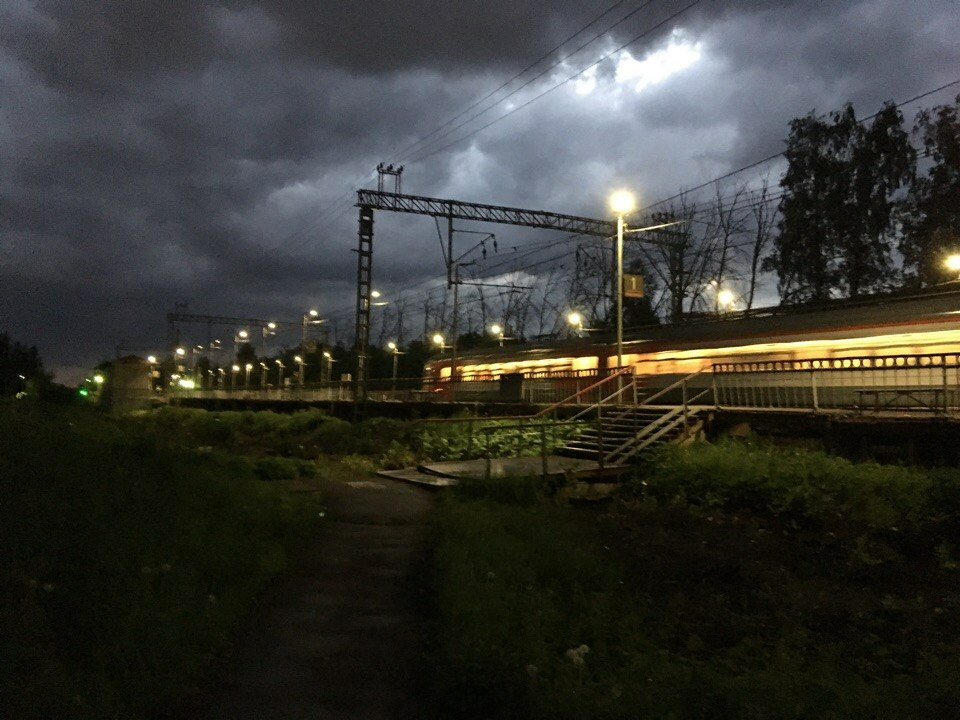
#> input picture DigitalWatermaking/2.bmp, 960 x 720 px
$ jupyter execute Wavelet.ipynb
#> lines starting #> are read from the running program, lines starting #| are printed output that depends on the picture; after the words box and inside, x2 and y2 are one past the last pixel; in counts of white or black regions, pixels touching at a corner belong together
##  Digital Watermaking by Dugad algorithm

Задача: поставить подпись на изображение и иметь возможность ее обнаружить. Для этого используем wavelet-преобразование.
Для начала сделаем необходимые включения:

[cell 1]
import numpy as np
import matplotlib.pyplot as plt
from pywt._multidim import dwt2,idwt2
from PIL import Image
import numpy as np

Далее зафиксируем значение параметра альфа (коэффициент в преобразовании). Ключом будет являться переменная w,
которая в нашем случае будет просто генерироваться по заданному seed. Она будет создана сразу после получения размеров изображения.

[cell 2]
alpha = 0.3
np.random.seed(645)

Возьмем изображение '2.bmp' (вообще наш алгоритм позволяет работать и с JPEG). Сделаем  wavelet-преобразование

[cell 3]
a = Image.open('2.bmp')
#> a is the input picture: PIL image 960x720 RGB; mean R, G, B 55.2, 55.5, 50.1
a = a.convert('YCbCr')
#> a: PIL image 960x720 YCbCr; mean of channels 0, 1, 2 54.3, 125, 127.9
pix = a.load() # Доступ к пикселям

size_x  = a.size[0]
#> size_x = 960
size_y = a.size[1]
#> size_y = 720
data = np.zeros((size_x,size_y)) # Массив с пикселями

w = np.random.randn(size_x,size_y) # Для генерации подписи

for i in range(size_x):
    for j in range(size_y):
        data[i,j] = pix[i,j][0] # Работаем с яркостью
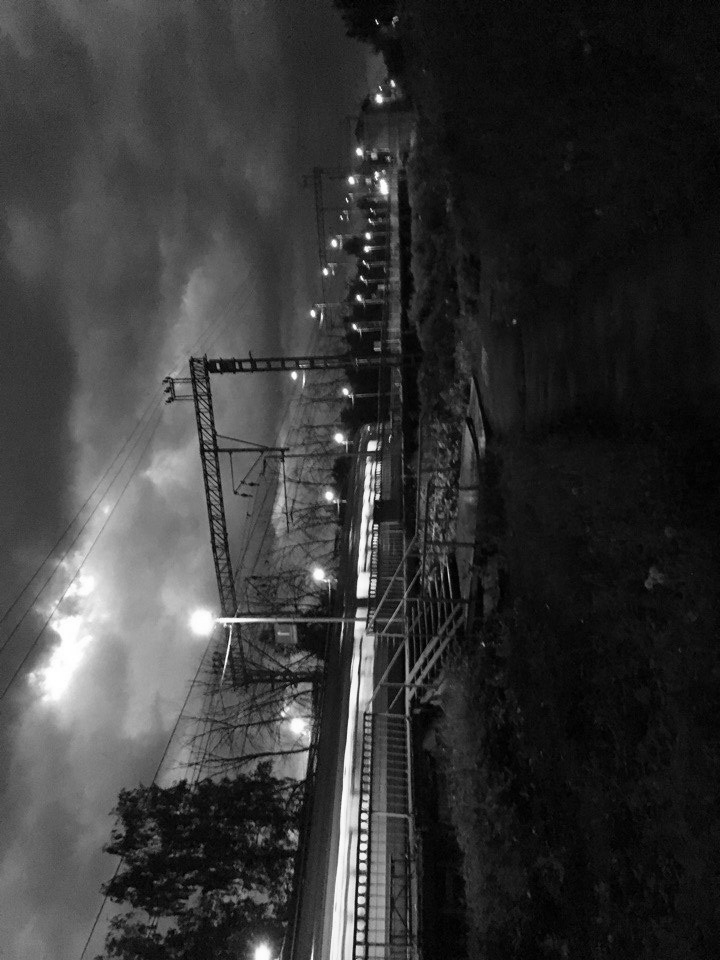
#> data: shape (960, 720) float64; min 0, max 255, mean 54.3

cA, (cH, cV, cD) = dwt2(data,'db4') # Непосредственно преобразование
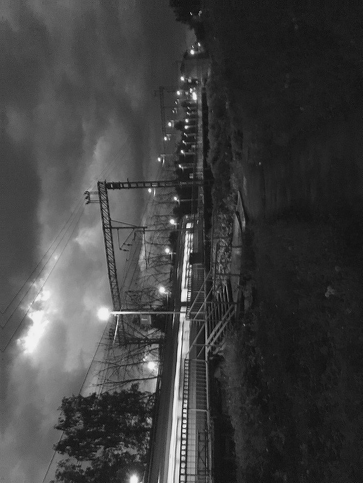
#> cA: shape (483, 363) float64; min -38.8, max 538, mean 108.7; drawn with min black and max white
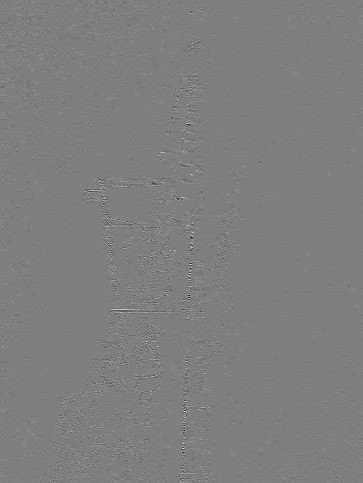
#> cH: shape (483, 363) float64; min -119.5, max 120.1, mean 0; drawn with min black and max white

## Encryption

Далее прибавим к коэффициентам, которые больше T1, некоторое значение. Параметр alpha был подобран экспериментально. Преобразование выполняется согласно алгоритму.

[cell 4]
T1 = 40
for i in range(cV.shape[0]):
    for j in range(cV.shape[1]):
        if cV[i,j] > T1:
            cV[i,j] += alpha*w[i,j]*abs(cV[i,j])
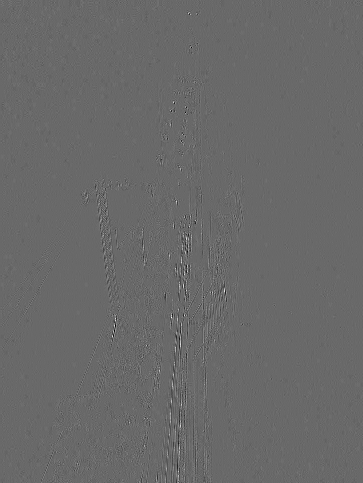
#> cV: shape (483, 363) float64; min -139.3, max 197.7, mean 0; drawn with min black and max white
for i in range(cH.shape[0]):
    for j in range(cH.shape[1]):
        if cH[i,j] > T1:
            cH[i,j] += alpha*w[i,j]*abs(cH[i,j])
#> cH: shape (483, 363) float64; 0.07% of pixels changed, all inside (x1, y1, x2, y2) = (84, 10, 203, 483)
for i in range(cD.shape[0]):
    for j in range(cD.shape[1]):
        if cD[i,j] > T1:
            cD[i,j] += alpha*w[i,j]*abs(cD[i,j])
#> cD: shape (483, 363) float64; min -62.56, max 63.05, mean 0

Выполним обратное преобразование с измененнными матрицами коэффициентов.

[cell 5]
ret = idwt2((cA,(cH,cV,cD)),'db4')
for i in range(size_x):
    for j in range(size_y):
        pix[i,j] = (int(ret[i,j]),pix[i,j][1],pix[i,j][2])
a.save('well.jpg')

## Validation

Для валидации существующей подписи откроем сохраненное изображение с подписью

[cell 6]
test = Image.open('well.jpg')
test = test.convert('YCbCr')
#> test: PIL image 960x720 YCbCr; mean of channels 0, 1, 2 53.7, 124.9, 127.5
pixels = test.load()

size_x  = test.size[0]
size_y = test.size[1]
data = np.zeros((size_x,size_y))

for i in range(size_x):
    for j in range(size_y):
        data[i,j] = pixels[i,j][0]
cA, (cH, cV, cD) = dwt2(data,'db6')
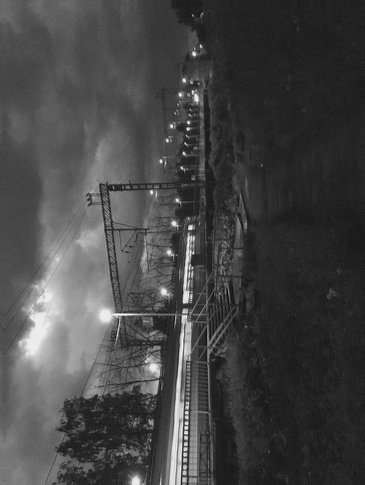
#> cA: shape (485, 365) float64; min -58.62, max 551.4, mean 107.5; drawn with min black and max white
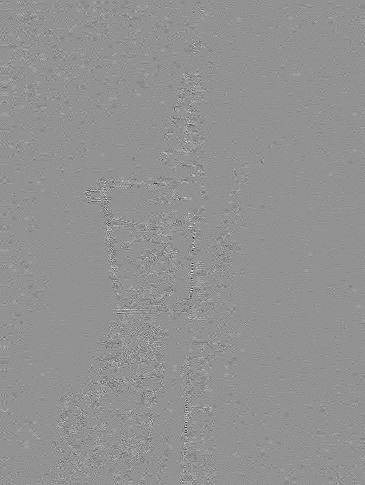
#> cH: shape (485, 365) float64; min -137.1, max 101.2, mean 0; drawn with min black and max white
#> cV: shape (485, 365) float64
#> cD: shape (485, 365) float64

Теперь установим порог T2=50 и будем вычислять корреляцию

[cell 7]
T2 = 50
z = 0
m = 0
for i in range(cV.shape[0]):
    for j in range(cV.shape[1]):
        if cV[i,j] > T2:
            m += 1
            z += cV[i,j]*w[i,j]
#> after the loop, m = 445; z = 2896
for i in range(cH.shape[0]):
    for j in range(cH.shape[1]):
        if cH[i,j] > T2:
            m += 1
            z += cH[i,j]*w[i,j]
#> after the loop, m = 521; z = 2572.7
for i in range(cD.shape[0]):
    for j in range(cD.shape[1]):
        if cD[i,j] > T2:
            m += 1
            z += cD[i,j]*w[i,j]
#> after the loop, m = 564; z = 2699.8
z = z / m
#> z = 4.79
s = 0
m = 0
for i in range(cV.shape[0]):
    for j in range(cV.shape[1]):
        if cV[i,j] > T2:
            m += 1
            s += abs(cV[i,j])
#> after the loop, m = 445; s = 30378.1
for i in range(cH.shape[0]):
    for j in range(cH.shape[1]):
        if cH[i,j] > T2:
            m += 1
            s += abs(cH[i,j])
#> after the loop, m = 521; s = 34965
for i in range(cD.shape[0]):
    for j in range(cD.shape[1]):
        if cD[i,j] > T2:
            m += 1
            s += abs(cD[i,j])
#> after the loop, m = 564; s = 37586.2
s = alpha * s/ (2 * m)
#> s = 10

Итак, у нас есть два значения: z и s. Как утверждает алгоритм, если z>s, то заданная подпись есть на изображении

[cell 8]
z>s
#> Out = False

Ради интереса изменим подпись и выполним валидацию еще раз. Дабы не использовать клетки снизу вверх, просто воспользуемся методом Copy-Paste

[cell 9]
np.random.seed(13)
w = np.random.randn(size_x,size_y)

[cell 10]
test = Image.open('well.jpg')
test = test.convert('YCbCr')
pixels = test.load()

size_x  = test.size[0]
size_y = test.size[1]
data = np.zeros((size_x,size_y))

for i in range(size_x):
    for j in range(size_y):
        data[i,j] = pixels[i,j][0]
cA, (cH, cV, cD) = dwt2(data,'db6')
T2 = 50
z = 0
m = 0
for i in range(cV.shape[0]):
    for j in range(cV.shape[1]):
        if cV[i,j] > T2:
            m += 1
            z += cV[i,j]*w[i,j]
#> after the loop, m = 445; z = 40
for i in range(cH.shape[0]):
    for j in range(cH.shape[1]):
        if cH[i,j] > T2:
            m += 1
            z += cH[i,j]*w[i,j]
#> after the loop, m = 521; z = 475.8
for i in range(cD.shape[0]):
    for j in range(cD.shape[1]):
        if cD[i,j] > T2:
            m += 1
            z += cD[i,j]*w[i,j]
#> after the loop, m = 564; z = 464.6
z = z / m
#> z = 0.824
s = 0
m = 0
for i in range(cV.shape[0]):
    for j in range(cV.shape[1]):
        if cV[i,j] > T2:
            m += 1
            s += abs(cV[i,j])
#> after the loop, m = 445; s = 30378.1
for i in range(cH.shape[0]):
    for j in range(cH.shape[1]):
        if cH[i,j] > T2:
            m += 1
            s += abs(cH[i,j])
#> after the loop, m = 521; s = 34965
for i in range(cD.shape[0]):
    for j in range(cD.shape[1]):
        if cD[i,j] > T2:
            m += 1
            s += abs(cD[i,j])
#> after the loop, m = 564; s = 37586.2
s = alpha * s/ (2 * m)
#> s = 10

Мы изменили подпись, но не меняли изображение. Ожидаемый результат: z < s

[cell 11]
z < s
#> Out = True
